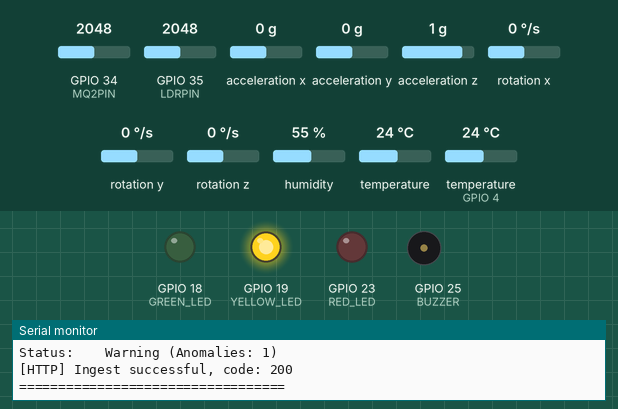
Bench run of a sketch on a simulated ESP32. Shown: output pins drawn as LEDs (lit = HIGH), buzzer (waves = sounding, pin HIGH), the last lines printed to the serial monitor. Inputs (shaded band) come from the test bench; at power-on: acceleration x 0 g, GPIO 34 (MQ2PIN) = 2048, GPIO 35 (LDRPIN) = 2048, acceleration y 0 g, acceleration z 1 g, rotation x 0 °/s, rotation y 0 °/s, rotation z 0 °/s, humidity 55 %, temperature 24 °C, temperature (sensor on GPIO 4) 24 °C. WiFi joins after 1.5 s; servers stay silent unless stated; uploads are accepted with an empty reply.

Above: at 3.7 s.
3.8 s: acceleration x set to -0.5 g
6.7 s: acceleration x set to -0.8 g
At 8.2 s:
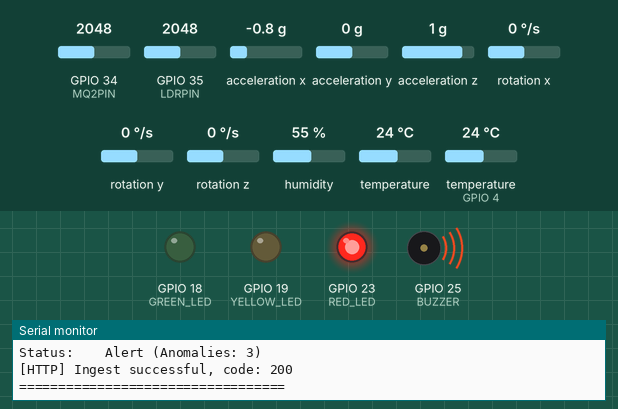
9.6 s: acceleration x set to 0.1 g
At 11.9 s:
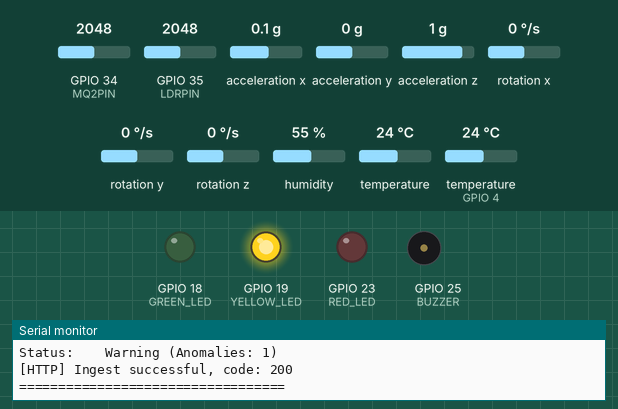
12.9 s: GPIO 34 (MQ2PIN) set to 1946
At 14.3 s:
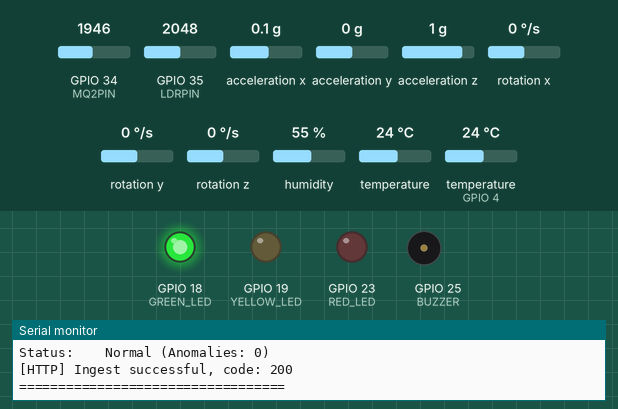
15.8 s: GPIO 34 (MQ2PIN) set to 2866
At 16.8 s:
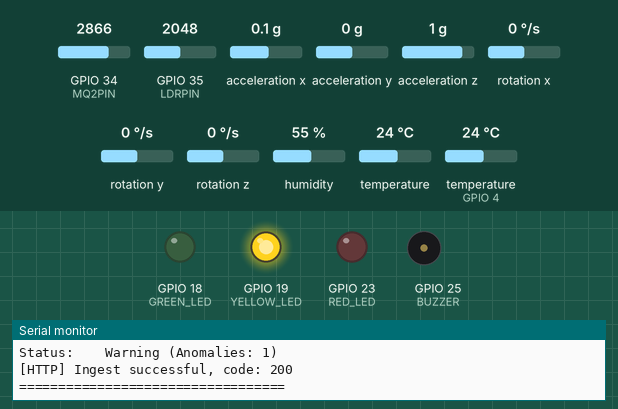
Timing chart, 0 to 18.8 s (numbered marks = the images above; inputs shaded):
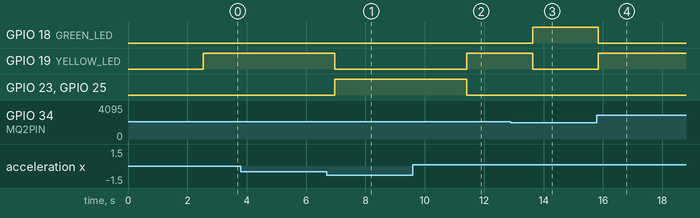

The sketch:

sketch.ino
```cpp
#include <WiFi.h>
#include <HTTPClient.h>
#include <Wire.h>
#include <DHT.h>
#include <Adafruit_MPU6050.h>
#include <Adafruit_Sensor.h>

// ----------------------------------------------------
// NETWORK CONFIGURATION
// ----------------------------------------------------
// For Wokwi Simulator, use "Wokwi-GUEST" (open wifi)
// For real hardware, change to your home/lab Wi-Fi
const char* ssid     = "Wokwi-GUEST";
const char* password = "";

// Set this to your Flask backend URL.
// When testing with ngrok: e.g. "https://xxxx.ngrok-free.app/api/sensor-data"
// When testing on local LAN: e.g. "http://192.168.1.50:5000/api/sensor-data"
const char* serverUrl = "http://localhost:5000/api/sensor-data";

// ----------------------------------------------------
// PIN ASSIGNMENTS
// ----------------------------------------------------
#define DHTPIN 4
#define DHTTYPE DHT22

#define LDRPIN 35
#define MQ2PIN 34

#define GREEN_LED 18
#define YELLOW_LED 19
#define RED_LED 23
#define BUZZER 25

DHT dht(DHTPIN, DHTTYPE);
Adafruit_MPU6050 mpu;

void setup() {
  Serial.begin(115200);
  delay(1000);

  Serial.println();
  Serial.println("========================================");
  Serial.println("    AEGIS TELEMETRY EDGE NODE (ESP32)   ");
  Serial.println("========================================");

  // Initialize DHT22
  dht.begin();
  Serial.println("[OK] DHT22 initialized on GPIO 4");

  // Initialize MPU6050
  Wire.begin(21, 22);
  if (mpu.begin()) {
    Serial.println("[OK] MPU6050 initialized on I2C (21/22)");
    mpu.setAccelerometerRange(MPU6050_RANGE_8_G);
    mpu.setFilterBandwidth(MPU6050_BAND_21_HZ);
  } else {
    Serial.println("[ERROR] MPU6050 not found - check wiring!");
  }

  // Outputs
  pinMode(GREEN_LED, OUTPUT);
  pinMode(YELLOW_LED, OUTPUT);
  pinMode(RED_LED, OUTPUT);
  pinMode(BUZZER, OUTPUT);

  digitalWrite(GREEN_LED, LOW);
  digitalWrite(YELLOW_LED, LOW);
  digitalWrite(RED_LED, LOW);
  digitalWrite(BUZZER, LOW);

  // Connect to Wi-Fi
  Serial.print("Connecting to Wi-Fi: ");
  Serial.println(ssid);
  WiFi.begin(ssid, password);

  int retries = 0;
  while (WiFi.status() != WL_CONNECTED && retries < 20) {
    delay(500);
    Serial.print(".");
    retries++;
  }

  if (WiFi.status() == WL_CONNECTED) {
    Serial.println();
    Serial.print("[OK] Wi-Fi Connected. IP: ");
    Serial.println(WiFi.localIP());
  } else {
    Serial.println();
    Serial.println("[WARN] Wi-Fi not connected. Running local alarms only.");
  }

  Serial.println("AEGIS EDGE SENSOR READY");
  Serial.println("========================================");
}

void loop() {
  // 1. Read DHT22
  float temperature = dht.readTemperature();
  float humidity = dht.readHumidity();

  // Safety fallback for NaN
  if (isnan(temperature)) temperature = 25.0;
  if (isnan(humidity)) humidity = 50.0;

  // 2. Read MPU6050 Vibration
  sensors_event_t a, g, temp;
  mpu.getEvent(&a, &g, &temp);

  // Physically accurate net dynamic acceleration (AC ripple without gravity)
  float totalAccel = sqrt(sq(a.acceleration.x) + sq(a.acceleration.y) + sq(a.acceleration.z));
  float vibration = abs(totalAccel - 9.81);

  // 3. Read Analog Sensors
  int light = analogRead(LDRPIN);
  int gas = analogRead(MQ2PIN);

  // 4. Synthesize Motor Current & Flow based on machine load
  float motorCurrent = 13.5 + (vibration * 0.4);
  float waterFlow = (vibration > 2.5) ? 55.0 : 88.0;

  // 5. Local Anomaly Evaluation (ISO 10816 standards)
  int anomalies = 0;
  if (vibration > 2.5) anomalies++;     // ISO 10816 critical vibration
  if (temperature > 45.0) anomalies++;  // Casing thermal limit
  if (motorCurrent > 14.2) anomalies++; // Electrical overload
  if (gas > 2000) anomalies++;          // Smoke / gas surge

  // 6. Actuate LEDs & Buzzer
  digitalWrite(GREEN_LED, LOW);
  digitalWrite(YELLOW_LED, LOW);
  digitalWrite(RED_LED, LOW);
  digitalWrite(BUZZER, LOW);

  String statusStr = "Normal";
  if (anomalies == 0) {
    digitalWrite(GREEN_LED, HIGH);
    statusStr = "Normal";
  } else if (anomalies == 1) {
    digitalWrite(YELLOW_LED, HIGH);
    statusStr = "Warning";
  } else {
    digitalWrite(RED_LED, HIGH);
    digitalWrite(BUZZER, HIGH);
    statusStr = "Alert";
  }

  // 7. Print Console Diagnostics
  Serial.println();
  Serial.println("===== AEGIS SENSOR TELEMETRY =====");
  Serial.printf("Temp:      %.1f °C\n", temperature);
  Serial.printf("Humidity:  %.1f %%\n", humidity);
  Serial.printf("Vibration: %.2f mm/s\n", vibration);
  Serial.printf("Current:   %.1f A\n", motorCurrent);
  Serial.printf("Flow:      %.1f L/min\n", waterFlow);
  Serial.printf("Light:     %d\n", light);
  Serial.printf("Gas:       %d\n", gas);
  Serial.printf("Status:    %s (Anomalies: %d)\n", statusStr.c_str(), anomalies);

  // 8. Transmit to AEGIS Backend via HTTP POST
  if (WiFi.status() == WL_CONNECTED) {
    HTTPClient http;
    http.begin(serverUrl);
    http.addHeader("Content-Type", "application/json");

    String jsonPayload = String("{") +
      "\"temperature\":" + String(temperature, 1) + "," +
      "\"humidity\":" + String(humidity, 1) + "," +
      "\"vibration\":" + String(vibration, 2) + "," +
      "\"current\":" + String(motorCurrent, 1) + "," +
      "\"flow\":" + String(waterFlow, 1) + "," +
      "\"light\":" + String(light) + "," +
      "\"gas\":" + String(gas) +
      "}";

    int httpCode = http.POST(jsonPayload);
    if (httpCode > 0) {
      Serial.printf("[HTTP] Ingest successful, code: %d\n", httpCode);
    } else {
      Serial.printf("[HTTP] POST failed, error: %s\n", http.errorToString(httpCode).c_str());
    }
    http.end();
  }

  Serial.println("==================================");
  delay(2000);
}
```

Measured:
- the behaviour switches between -0.6 and -0.7 g on acceleration x (found by bisection; images 0 and 1)
- the behaviour switches between 2001 and 2000 on GPIO 34 (MQ2PIN) (found by bisection; images 2 and 3)
- after the input at 6.7 s, GPIO 19 (YELLOW_LED): HIGH → LOW after 0.27 s; GPIO 23 (RED_LED), GPIO 25 (BUZZER): LOW → HIGH after 0.27 s
- after the input at 9.6 s, GPIO 19 (YELLOW_LED): LOW → HIGH after 1.8 s; GPIO 23 (RED_LED), GPIO 25 (BUZZER): HIGH → LOW after 1.8 s
- after the input at 12.9 s, GPIO 18 (GREEN_LED): LOW → HIGH after 0.73 s; GPIO 19 (YELLOW_LED): HIGH → LOW after 0.73 s
- after the input at 15.8 s, GPIO 18 (GREEN_LED): HIGH → LOW after 0.05 s; GPIO 19 (YELLOW_LED): LOW → HIGH after 0.05 s
